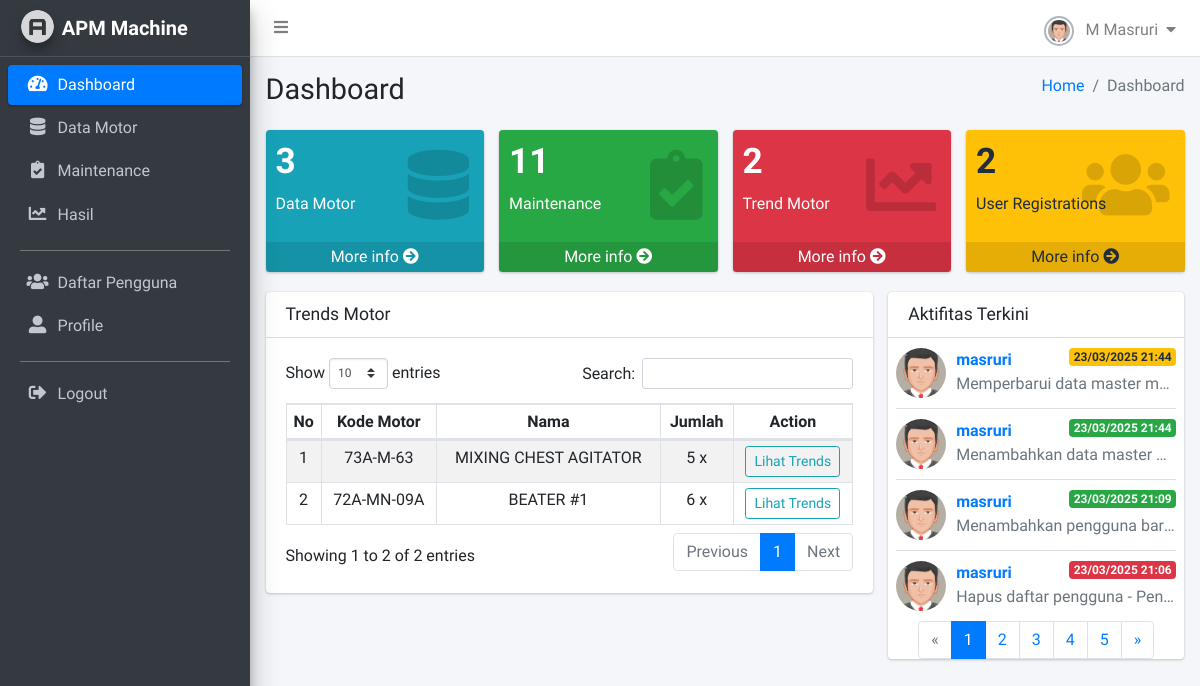
The page /apm-machine/dashboard/ (signed in) on the database as committed earlier.
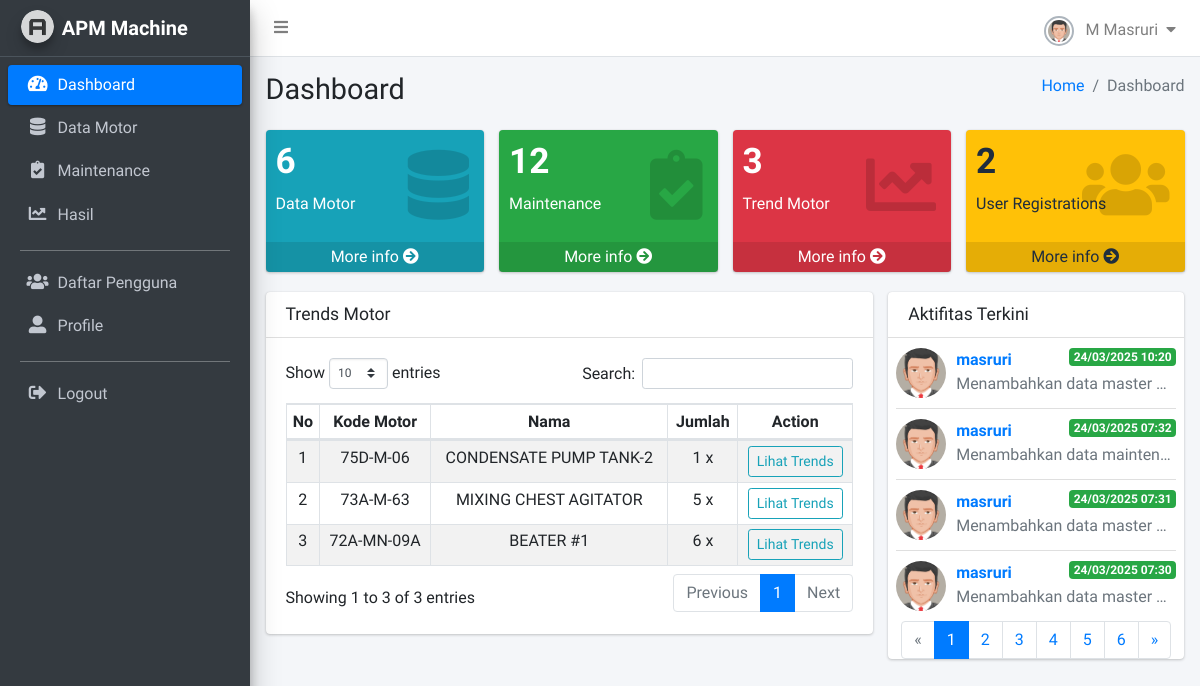
The same page on the database as committed later.
### monitoring/models.py (models this page shows, shortened)
class Motor(models.Model):
    tag_number = models.CharField(_("Tag No"), max_length=50, unique=True)
    name = models.CharField(_("Motor Name"), max_length=100, null=True, blank=True)
    output = models.FloatField(_("Output"), help_text='Daya dalam KW', null=True, blank=True)
    voltage = models.FloatField(_("Voltage"), help_text='Tegangan dalam Volt', null=True, blank=True)
    starter_type = models.CharField(_("Starter Type"), max_length=50, null=True, blank=True)
    set_ol = models.FloatField(_("SET OL"), null=True, blank=True)
    input = models.FloatField(_("Input"), help_text='Arus dalam Ampere', null=True, blank=True)
    speed = models.FloatField(_("Speed"), help_text='RPM', null=True, blank=True)
    frek = models.FloatField(_("FREK/WEN/CY/HZ"), null=True, blank=True)
    frame = models.CharField(_("Frame"), max_length=50, null=True, blank=True)
    foundation_type = models.CharField(_("Fondation Type"), max_length=50, help_text='Rigid atau Flexible', null=True, blank=True)
    class_type = models.CharField(_("Class Type"), max_length=50, help_text='Kelas 2 atau 3', null=True, blank=True)
    created_at = models.DateTimeField(auto_now_add=True, verbose_name="Dibuat Pada")
    class Meta:
        verbose_name = "Motor"
        verbose_name_plural = "Daftar Motor"

class LogActivity(models.Model):
    user = models.ForeignKey(User, on_delete=models.CASCADE)
    action = models.CharField(max_length=100)
    description = models.TextField()
    timestamp = models.DateTimeField(auto_now_add=True)
    class Meta:
        verbose_name = "Logs Activity"
        verbose_name_plural = "Logs Aktifitas Pengguna"

### monitoring/views/dashboards.py (the view)
# urls.py: path('dashboard/', dashboard, name='dashboard'),
@login_required(login_url='login')
def dashboard(request):
    motors = Motor.objects.all()
    maintenances = Maintenance.objects.all()
    users = User.objects.all()
    logs_list = LogActivity.objects.all().order_by('-timestamp')
    paginator = Paginator(logs_list, 4)
    page_number = request.GET.get('page')
    logs = paginator.get_page(page_number)
    trends = motors.annotate(
        total_trend=Count('maintenance'),
        last_created=Max('maintenance__created_at')
    ).filter(total_trend__gt=0).order_by('-last_created')
    context = {
        'motors' : motors,
        'maintenances': maintenances,
        'users': users,
        'logs': logs,
        'trends': trends
    }
    return render(request, 'dashboard.html', context)

### templates/dashboard.html (shortened to what the changed rows need)
{% load static %}
<!DOCTYPE html>
<html lang="en">
<head>
    <link rel="stylesheet" href="{% static 'plugins/fontawesome-free/css/all.min.css' %}">
    <link rel='stylesheet' href='https://cdnjs.cloudflare.com/ajax/libs/font-awesome/4.0.3/css/font-awesome.css'>
    <link rel="stylesheet" href="{% static 'plugins/datatables-bs4/css/dataTables.bootstrap4.min.css' %}">
    <link rel="stylesheet" href="{% static 'plugins/datatables-responsive/css/responsive.bootstrap4.min.css' %}">
    <link rel="stylesheet" href="{% static 'plugins/sweetalert2-theme-bootstrap-4/bootstrap-4.min.css' %}">
    <link rel="stylesheet" href="{% static 'plugins/toastr/toastr.min.css' %}">
    <link rel="stylesheet" href="{% static 'dist/css/adminlte.min.css' %}">
</head>
<body class="hold-transition sidebar-mini layout-fixed layout-navbar-fixed layout-footer-fixed">
    <div class="wrapper">
        <div class="content-wrapper">
            <div class="content-header">
            <div class="container-fluid">
                <div class="row mb-2">
                <div class="col-sm-6">
                    <h1 class="m-0">Dashboard</h1>
                </div>
                </div>
            </div>
            </div>
            <section class="content">
                <div class="container-fluid">
                    <div class="row">
                        <div class="col-lg-3 col-6">
                            <div class="small-box bg-info">
                            <div class="inner">
                                <h3>{{motors.count}}</h3>
                                <p>Data Motor</p>
                            </div>
                            </div>
                        </div>
                        <div class="col-lg-3 col-6">
                            <div class="small-box bg-success">
                            <div class="inner">
                                <h3>{{maintenances.count}}</h3>
                                <p>Maintenance</p>
                            </div>
                            </div>
                        </div>
                        <div class="col-lg-3 col-6">
                            <div class="small-box bg-danger">
                            <div class="inner">
                                <h3>{{trends.count}}</h3>
                                <p>Trend Motor</p>
                            </div>
                            </div>
                        </div>
                    </div>
                    <div class="row">
                        <div class="col-md-8">
                            <div class="card">
                                <div class="card-header">
                                    <h3 class="card-title">Trends Motor</h3>
                                </div>
                            <div class="card-body">
                                <table id="tbtrendmotor" class="table table-sm table-bordered table-striped text-center">
                                    <thead>
                                    <tr>
                                        <th>No</th>
                                        <th>Kode Motor</th>
                                        <th>Nama</th>
                                        <th>Jumlah</th>
                                        <th>Action</th>
                                    </tr>
                                    </thead>
                                    <tbody>
                                        {% for m in trends %}
                                        <tr>
                                            <td>{{forloop.counter}}</td>
                                            <td>{{m.tag_number}}</td>
                                            <td>{{m.name}}</td>
                                            <td>{{m.total_trend}} x</td>
                                            <td>
                                                <a href="{% url 'motor_trend' m.id %}" class="btn btn-outline-info btn-sm"> Lihat Trends </a>
                                            </td>
                                        </tr>
                                        {% endfor %}
                                    </tbody>
                                </table>
                            </div>
                            </div>
                        </div>
                        <div class="col-md-4">
                            <div class="card">
                                <div class="card-body p-0">
                                    <ul class="products-list product-list-in-card pl-2 pr-2">
                                    {% for l in logs %}
                                    <li class="item">
                                        <div class="product-img">
                                        <img src="{% static 'dist/img/user.jpg' %}" alt="Product Image" class="img-fluid img-circle">
                                        </div>
                                        <div class="product-info">
                                        <a class="product-title">{{l.user}}
                                            <span class="badge
                                            {% if l.action == "Add" %}
                                            badge-success
                                            {% elif l.action == "Change" %}
                                            badge-warning
                                            {% else %}
                                            badge-danger
                                            {% endif %}
                                            float-right">{{l.timestamp|date:'d/m/Y H:i'}}</span></a>
                                        <span class="product-description">
                                            {{l.description}}
                                        </span>
                                        </div>
                                    </li>
                                    {% empty %}
                                    <p class="text-center">Tidak ada aktivitas.</p>
                                    {% endfor %}
                                    {% if logs.has_other_pages %}
                                    <nav>
                                        <ul class="pagination justify-content-center">
                                            {% for num in logs.paginator.page_range %}
                                            <li class="page-item {% if logs.number == num %}active{% endif %}">
                                                <a class="page-link" href="?page={{ num }}">{{ num }}</a>
                                            </li>
                                            {% endfor %}
                                        </ul>
                                    </nav>
                                    {% endif %}
                                    </ul>
                                </div>
                            </div>
                        </div>
                    </div>
                </div>
            </section>
        </div>
    </div>
</body>
</html>

Rows that differ between the two databases and show on the page:
no longer on this page (row unchanged): LogActivity: user "masruri", timestamp "23/03/2025 21:44", description "Memperbarui data master m…", action "Change" (drawn)
no longer on this page (row unchanged): LogActivity: user "masruri", timestamp "23/03/2025 21:44", description "Menambahkan data master…"
no longer on this page (row unchanged): LogActivity: user "masruri", timestamp "23/03/2025 21:09", description "Menambahkan pengguna bar…"
no longer on this page (row unchanged): LogActivity: user "masruri", timestamp "23/03/2025 21:06", description "Hapus daftar pengguna - Pen…", action "Delete" (drawn)
added Motor: tag_number "75D-M-06", name "CONDENSATE PUMP TANK-2", total_trend "1"
added LogActivity: user "masruri", timestamp "24/03/2025 10:20", description "Menambahkan data master…"
added LogActivity: user "masruri", timestamp "24/03/2025 07:32", description "Menambahkan data mainten…"
added LogActivity: user "masruri", timestamp "24/03/2025 07:31", description "Menambahkan data master…"
added LogActivity: user "masruri", timestamp "24/03/2025 07:30", description "Menambahkan data master…"
Other text that changed with them:
{{ motors.count }}: "3" → "6"
{{ maintenances.count }}: "11" → "12"
{{ trends.count }}: "2" → "3"
text written by a page script: "Show entries Search: Showing 1 to 2 of 2 entries Previous 1 Next" → "Show entries Search: Showing 1 to 3 of 3 entries Previous 1 Next"
new list line: "6"
